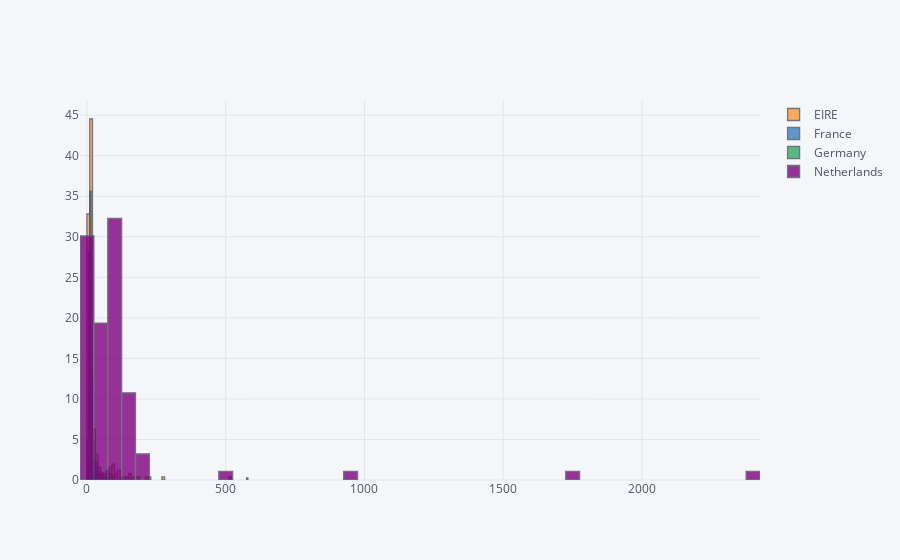

The code cell stored with this chart in its notebook:
### Code cell
interactive_06.iplot(kind='hist', histnorm='percent')

### Figure 1 — Plotly figure (JSON) as saved in the notebook; plotly's stock layout.template omitted (floating-point values rounded to 4 significant figures; data arrays with more than 128 entries replaced by an {"elided": "..."} marker saying what was removed)
{"data": [{"histfunc": "count", "histnorm": "percent", "marker": {"color": "rgba(255, 153, 51, 1.0)", "line": {"color": "#4D5663", "width": 1.3}}, "name": "EIRE", "opacity": 0.8, "orientation": "v", "type": "histogram", "uid": "d9658279-c6d1-44da-874c-d9f2e63891e1", "x": {"elided": "1171 float values"}}, {"histfunc": "count", "histnorm": "percent", "marker": {"color": "rgba(55, 128, 191, 1.0)", "line": {"color": "#4D5663", "width": 1.3}}, "name": "France", "opacity": 0.8, "orientation": "v", "type": "histogram", "uid": "e902787b-9efd-4f56-a7e2-10454f8d7003", "x": {"elided": "1171 float values"}}, {"histfunc": "count", "histnorm": "percent", "marker": {"color": "rgba(50, 171, 96, 1.0)", "line": {"color": "#4D5663", "width": 1.3}}, "name": "Germany", "opacity": 0.8, "orientation": "v", "type": "histogram", "uid": "56690938-4358-4af6-8ae2-9ea2fea926b9", "x": {"elided": "1171 float values"}}, {"histfunc": "count", "histnorm": "percent", "marker": {"color": "rgba(128, 0, 128, 1.0)", "line": {"color": "#4D5663", "width": 1.3}}, "name": "Netherlands", "opacity": 0.8, "orientation": "v", "type": "histogram", "uid": "af707de6-83c8-4d9d-9908-b0ac85db4f6d", "x": {"elided": "1171 float values"}}], "layout": {"barmode": "overlay", "legend": {"bgcolor": "#F5F6F9", "font": {"color": "#4D5663"}}, "paper_bgcolor": "#F5F6F9", "plot_bgcolor": "#F5F6F9", "title": {"font": {"color": "#4D5663"}}, "xaxis": {"gridcolor": "#E1E5ED", "showgrid": true, "tickfont": {"color": "#4D5663"}, "title": {"font": {"color": "#4D5663"}, "text": ""}, "zerolinecolor": "#E1E5ED"}, "yaxis": {"gridcolor": "#E1E5ED", "showgrid": true, "tickfont": {"color": "#4D5663"}, "title": {"font": {"color": "#4D5663"}, "text": ""}, "zerolinecolor": "#E1E5ED"}}}
